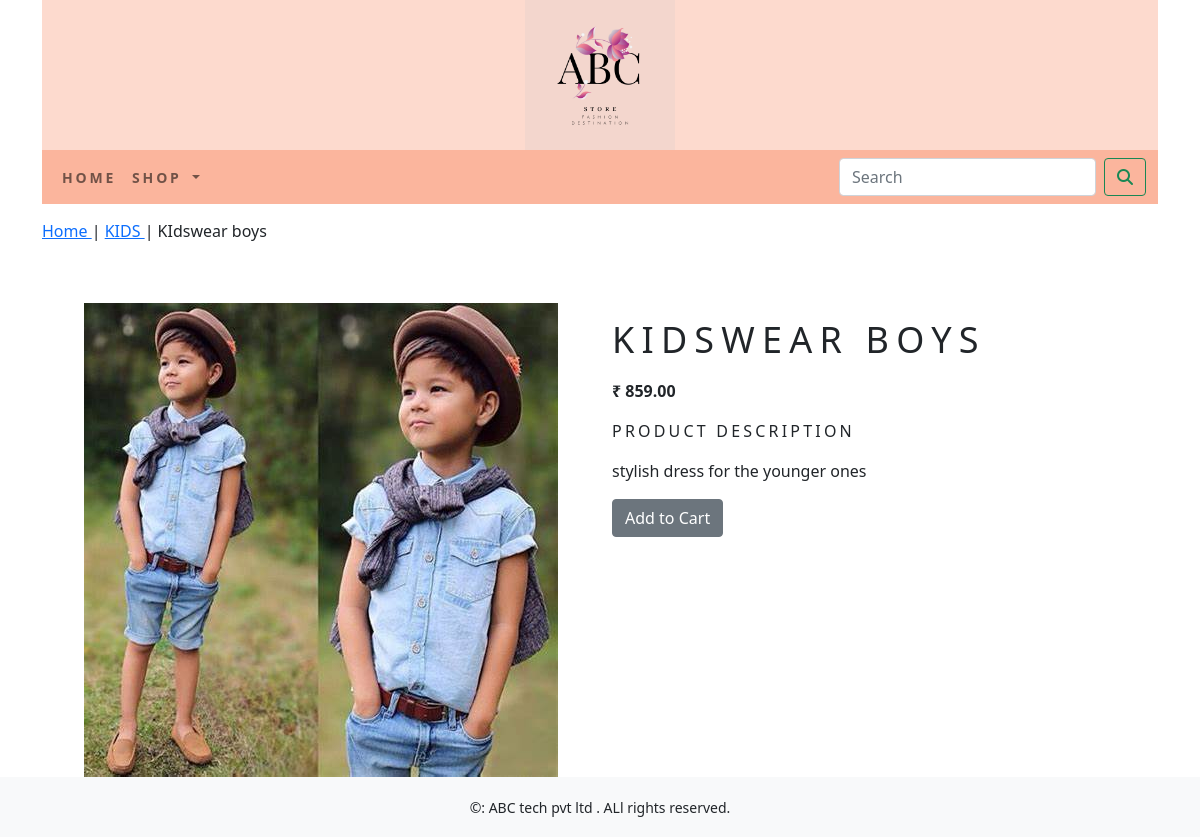
Page /kids/kidswear-boys on the committed database.
### shop/models.py (models this page shows, shortened)
class Product(models.Model):
    name = models.CharField(max_length=250, unique=True)
    slug = models.SlugField(max_length=250, unique=True)
    description = models.TextField(blank=True)
    price=models.DecimalField(max_digits=10,decimal_places=2)
    category=models.ForeignKey(Category,on_delete=models.CASCADE)
    image = models.ImageField(upload_to='category', blank=True)
    stock=models.IntegerField()
    available=models.BooleanField(default=True)
    created=models.DateTimeField(auto_now_add=True)
    updated=models.DateTimeField(auto_now=True)
    class Meta:
        ordering = ('name',)
        verbose_name = ('product')
        verbose_name_plural = ('products')

class Category(models.Model):
    name=models.CharField(max_length=250,unique=True)
    slug=models.SlugField(max_length=250,unique=True)
    description=models.TextField(blank=True)
    image=models.ImageField(upload_to='category',blank=True)
    class Meta:
        ordering=('name',)
        verbose_name='category'
        verbose_name_plural='categories'
    def get_url(self):
        return reverse('shop:products_by_category',args=[self.slug])
    def __str__ (self):
        return '{}'.format (self.name)

### shop/views.py (the view)
# urls.py: path('<slug:c_slug>/<slug:product_slug>',views.proDetail,name='prodCatdetail'),
def proDetail(request,c_slug,product_slug):
    try:
        product=Product.objects.get(category__slug=c_slug,slug=product_slug)
    except Exception as e:
        raise e
    return render(request,'product.html',{'product':product})

### cart/context_processors.py (called while the page is built)
def counter(request):
    item_count=0
    if 'admin' in request.path:
        return {}
    else:
        try:
            cart=Cart.objects.filter(cart_id=_cart_id(request))
            cart_items=CartItem.objects.all().filter(cart=cart[:1])
            for cart_item in cart_items:
                item_count += cart_item.quantity
        except Cart.DoesNotExist:
            item_count=0
    return dict(item_count=item_count)

### cart/views.py (called while the page is built)
def _cart_id(request):
    cart=request.session.session_key
    if not cart:
        cart=request.session.create()
    return cart

### shop/context_processors.py (called while the page is built)
def menu_links(request):
    links=Category.objects.all()
    return dict(links=links)

### template/product.html (shortened to what this page needs)
{% extends 'base.html' %}
{% load static %}
{% block content %}
<div class="row my_prod_row_class">
    <div class="mx-auto">
        <p>
            <a href="{% url 'shop:allProdCat' %}">
                Home
            </a>|
            <a href="{{product.category.get_url}}">
                {{product.category}}
            </a>|
                {{product.name}}
        </p>
    </div>
</div>
<div class="container">
<br>
<div class="row">
    <div class="col-12 col-sm-12 col-md-12 col-lg-6 text-center">
        <div style="min-width:18rem;">
            <img src="{{product.image.url}}" alt="{{product.name}}">
        </div>
    </div>
    <div class="col-12 col-sm-12 col-md-12 col-lg-6">
        <div>
            <h1 class="my_prod_title">{{product.name}}</h1>
            <p><b>₹ {{product.price}}</b></p>
            <p class="my_title">product description</p>
            <p class="text-justify my_prod_text">{{product.description}}</p>
            {% if product.stock <= 0 %}
            <p><b>Out of stock</b></p>
            {% else %}
            <a class="btn btn-secondary" href="{% url 'cart:add_cart' product.id %}">Add to Cart</a>
            {% endif %}
        </div>
    </div>
</div>
</div>
{% endblock %}

### shop/static/css/custom.css (style rules this page uses)
.my_title { font-size:16px; text-transform:uppercase; letter-spacing:.2em; }
.my_prod_row_class { padding-top:15px; padding-bottom:20px; }
.my_prod_title { font-size:36px; text-transform:uppercase; letter-spacing:.2em; padding-top:15px; padding-bottom:10px; }
.my_prod_text { padding-right:20px; }

### rows in the picture
Product: category "KIDS", name "KIdswear boys", image (picture), name "KIDSWEAR BOYS", price "859.00", description "stylish dress for the younger ones"
